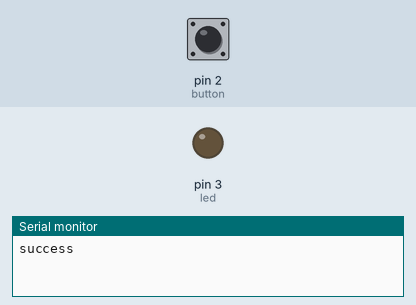
Simulated run of this sketch. Board: Arduino Uno, built with avr-gcc and run on an emulated ATmega328P. Parts: output pins drawn as LEDs (lit = HIGH), the last lines printed to the serial monitor. The test bench sets the inputs (shaded band); at power-on: pin 2 (button) HIGH.

Above: at 1.8 s.
1.9 s: pin 2 (button) pulled LOW for 0.6 s
At 2.4 s:
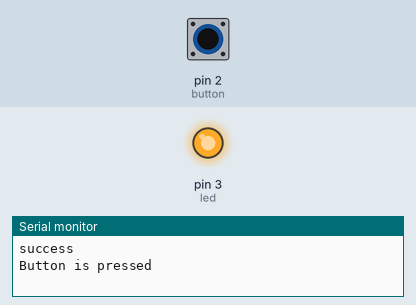
4.0 s: pin 2 (button) pulled LOW for 3.2 s
At 8.8 s:
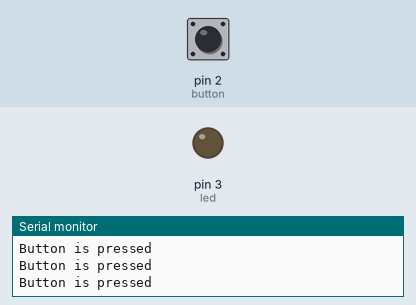
Timing chart, 0 to 10.3 s (numbered marks = the images above; inputs shaded):
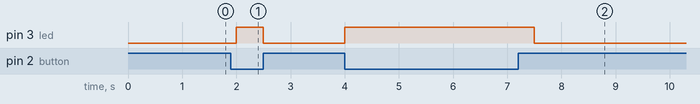

Measured:
- after the input at 1.9 s, pin 3 (led): LOW → HIGH after 0.10 s, → LOW 0.50 s later
- after the input at 4.0 s, pin 3 (led): LOW → HIGH at once, → LOW 3.5 s later

The sketch:

INPUT_PULLUP.ino
```cpp
int button = 2, led = 3;
bool pressed = false;
void setup() {
pinMode(led, OUTPUT);
pinMode(button, INPUT_PULLUP);


Serial.begin(9600);
Serial.println("success");
}

void loop() {
  bool currentState = digitalRead(button);
  if(currentState == pressed){
    digitalWrite(led,HIGH);
    Serial.println("Button is pressed");
    delay(500);
  }
  else{
    digitalWrite(led,LOW);
    delay(500);
  }
}
```
